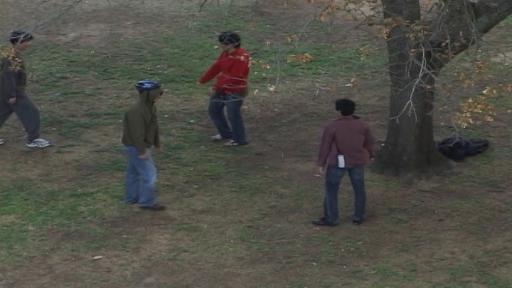
#> input picture data/seq18/rgb/1002.jpg, 512 x 288 px, found by its file name; its folder holds only this picture in this run
$ jupyter execute --allow-errors handshake_detection_full.ipynb
#> lines starting #> are read from the running program, lines starting #| are printed output that depends on the picture
#> `img = cv2.imread(path+'/gray/'+os.path.split(image)[1], 0)`:
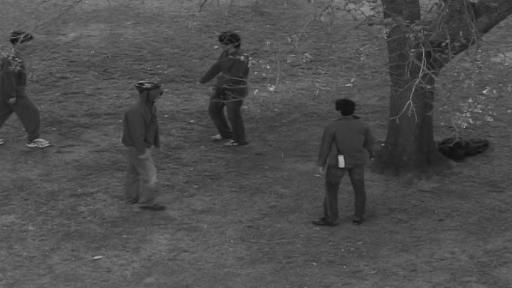
#> img: shape (288, 512); min 15, max 186, mean 77.7
#> further down, img_rgb is the input picture: shape (288, 512, 3); mean B, G, R 70.5, 78.5, 78.8
[cell 1]
import numpy as np
import cv2
import matplotlib.pyplot as plt
from scipy import stats
import glob
import os
from natsort import natsorted
from util import *
plt.rcParams['figure.figsize'] = [10, 5]

[cell 2]
vid_name = 'seq18'
path = 'viz_predictions/'+vid_name
savepath = 'results/'+vid_name
output_name = savepath+'/'+vid_name+'.json'

if not os.path.exists(savepath):
    os.makedirs(savepath)

[cell 3]
def unit_vector(vector):
    """ Returns the unit vector of the vector.  """
    return vector / np.linalg.norm(vector)

def angle_between(v1, v2):
    """ Returns the angle in radians between vectors 'v1' and 'v2'::

            >>> angle_between((1, 0, 0), (0, 1, 0))
            1.5707963267948966
            >>> angle_between((1, 0, 0), (1, 0, 0))
            0.0
            >>> angle_between((1, 0, 0), (-1, 0, 0))
            3.141592653589793
    """
    return np.arccos(np.clip(np.dot(v1, v2), -1.0, 1.0))

#> (a cell that did not finish here is left out)


$ run again, on data/seq18/rgb/1221.jpg
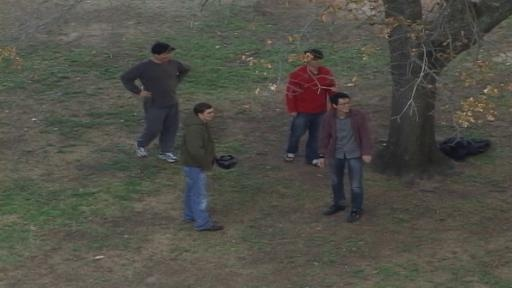
#> input picture data/seq18/rgb/1221.jpg, 512 x 288 px, found by its file name
#> `img = cv2.imread(path+'/gray/'+os.path.split(image)[1], 0)`:
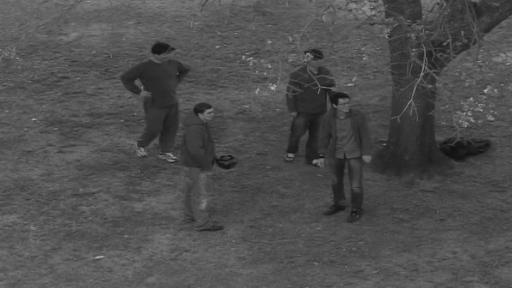
#> img: shape (288, 512); min 14, max 185, mean 78.6
#> img_rgb is the input picture: shape (288, 512, 3); mean B, G, R 71.2, 79.2, 80

$ run again, on data/seq18/rgb/1132.jpg
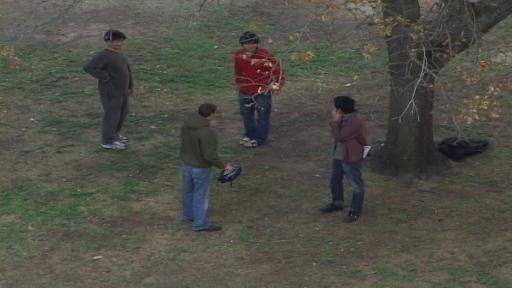
#> input picture data/seq18/rgb/1132.jpg, 512 x 288 px, found by its file name
#> `img = cv2.imread(path+'/gray/'+os.path.split(image)[1], 0)`:
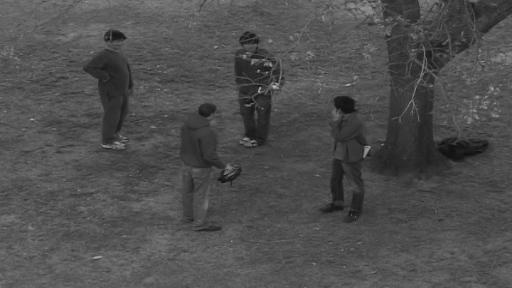
#> img: shape (288, 512); min 12, max 194, mean 78.3
#> img_rgb is the input picture: shape (288, 512, 3); mean B, G, R 70.8, 79.3, 79.3
